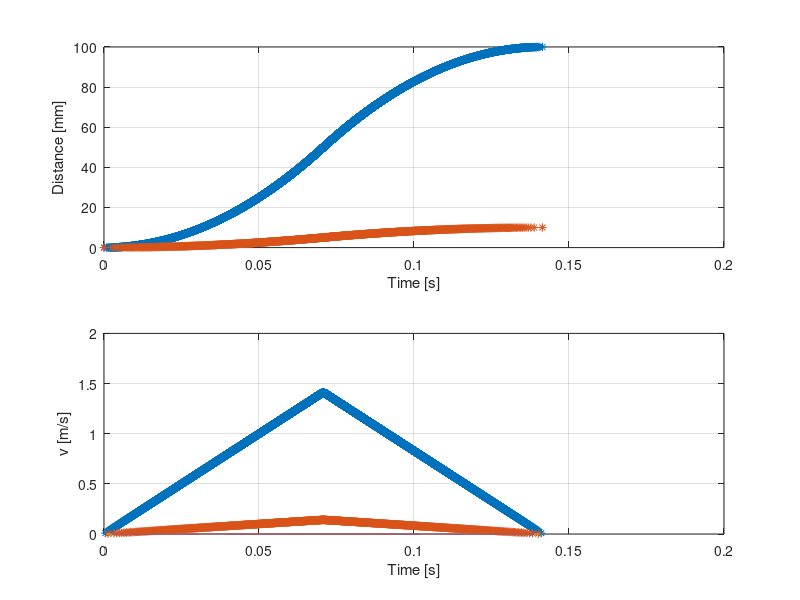

The MATLAB script that drew this image:
function [t1 t2]=simSteppers()
port_clock = 5e8;
LEN=2^15;
scale = double(int32(inf)+1)/sqrt(LEN);
acc=800; % kvadrat
ticks_mm=12800/90;
steps1 = round(ticks_mm * 100)
steps2 = round(ticks_mm * 10) %Must be less than steps1 NOT SORTED
f = steps1/steps2;
period = port_clock/2e5;

[acc_steps , v_steps , period] = calcMovement( steps1, period  ,LEN , acc , port_clock);
[ta1est, tv1est] = calcTtot(scale , acc, acc_steps, v_steps , period);
[t1 , v1 , tv1 , a1 , tacc1] = moveStepper(toFixed(acc) ,ta1est+ tv1est , acc_steps ,v_steps , period , scale , port_clock);

period = period*f;
acc=acc/f;

if(acc > 250)
    scaledown = acc/250
end

[acc_steps , v_steps , period] = calcMovement( steps2, period , LEN , acc , port_clock);
[ta2est, tv2est] = calcTtot(scale , acc, acc_steps, v_steps , period);
 
%corr = (ta1est+ tv1est)/(ta2est + tv2est)

% disp(1/corr);
% acc = acc / corr^2;
% period = period*corr;
% % 
% [ta2est, tv2est] = calcTtot(scale , acc, acc_steps, v_steps , period);
%  period = (ta1est +tv1est - ta2est)/v_steps;
% t_tot2 = (ta+period*v_steps)/port_clock
 [t2 , v2 , tv2 , a2 , tacc2] = moveStepper(toFixed(acc) ,ta2est+ tv2est , acc_steps ,v_steps , period , scale , port_clock);
%t1(end) - t2(end)
subplot(2,1,1), plot( t1  , (1:steps1)/ticks_mm , '*-' ,...
                      t2  , (1:steps2)/ticks_mm , '*-' );
grid on
xlabel('Time [s]');
ylabel('Distance [mm]');
sc=ticks_mm*1000*port_clock;
subplot(2,1,2), plot( tv1  , v1/sc , '*-' ,...
                      tv2  , v2/sc , '*-' ,...
                      tacc1  , 0*a1/sc, tacc2 , 0*a2/sc);
xlabel('Time [s]');
ylabel('v [m/s]');
grid on
end

function  [acc_steps , v_steps , period] = calcMovement( steps , period , LEN , acc , clock)
%UNTITLED3 Summary of this function goes here
%   Detailed explanation goes here
scale = (2^31)/sqrt(LEN);
acc_steps = calcAccSteps( scale , acc , steps , period);
dt_min = calc_dt(scale , acc , acc_steps);
t = clock/2e5;
if(dt_min < period)
    dt_min = period;
end
error = dt_min/period-1;
disp(error);
v_steps = steps - 2*acc_steps; 
if(v_steps >0)
   period = dt_min; 
end
  
end


% t(steps) = c * sqrt(steps/a)
%dt(steps) = c/(2*sqrt(steps)*sqrt(a))
% sqrt(steps) = c / (2*sqrt(a) * dt)
% steps = c^2 / (4*a*dt^2)
function acc_steps = calcAccSteps( scale , acc , steps , dt)
    acc_steps= floor(scale^2/(4*acc*dt^2));
    if(acc_steps > floor(steps/2))
        acc_steps = floor(steps/2);
    end
end

function dt = calc_dt(scale , acc , steps)
dt = scale/sqrt(acc)  * (sqrt(steps) - sqrt(steps-1));
end

function [t , v , tv , a ,ta] = moveStepper(sqrt_inv_a , t_tot , acc_steps ,v_steps , period ,scale ,port_clock)

%t_tot = scale * sqrt_inv_a*(sqrt((acc_steps-1))+ sqrt((acc_steps))) + period*v_steps;
%[ta,tv] = calcTtot(scale , sqrt_inv_a, acc_steps,v_steps , period);
%t_tot = ta + tv;

s=0:acc_steps-1;
t1 = scale * sqrt(s) * sqrt_inv_a; % Lookup table
if(isempty(t1))
    t2 = linspace(0 , period*v_steps , v_steps);
else
    t2 = t1(end)+period : period : t1(end)+period*v_steps;
end
s=acc_steps-1:-1:0;
t3 = t_tot - scale * sqrt(s) * sqrt_inv_a; % Lookup table
% -------------------------
if(isnan(t2))
    t=floor([t1 , t3])/port_clock;
else
t=floor([t1 , t2 , t3])/port_clock;
end
%tk=0*t;
%tk(1:terror:length(t))=1;

%t = floor(t + cumsum(tk))/port_clock;


%t=filter([0.5 0.5], 1,t);

v= 1./(diff(t/port_clock));
ta=t(2:end-1);
tv = conv([0.5 0.5] , t); % calculate the time between t
tv = tv(2:end-1);
a= (diff(v)./diff(tv));
%a=filter(1/500 * ones(500,1) , 1 ,a);
end

function a=toFixed(acc)
a = round(2^32/sqrt(acc))/2^32;
if( ~isreal(a))
    error("Complex acc");
end
end

function [ta,tv]=calcTtot(scale , acc, acc_steps, v_steps , period)
if(acc_steps<1)
    ta=0;
else
    ta = scale /sqrt(acc)*(sqrt(acc_steps)+ sqrt((acc_steps-1)));
end
if(v_steps == 0)
    tv=0;
else
    tv = period*(v_steps);
end
end